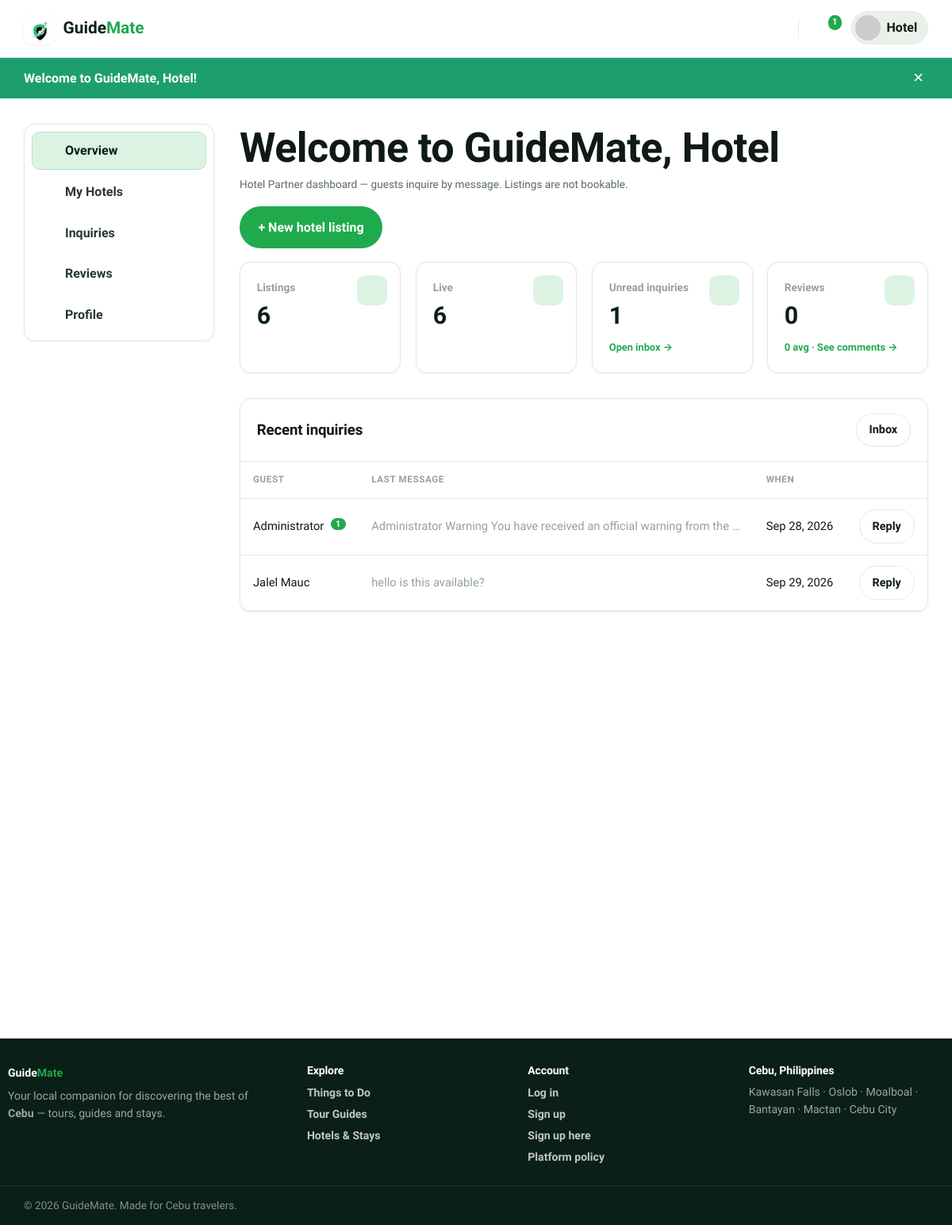
The app's page /public/dashboard (signed in) with its own data.
### tables this page shows
CREATE TABLE `users` (
  `id` int(10) UNSIGNED NOT NULL,
  `name` varchar(120) NOT NULL,
  `email` varchar(190) NOT NULL,
  `password` varchar(255) NOT NULL,
  `role` enum('admin','guide','tourist','rental_admin','hotel_admin') NOT NULL DEFAULT 'tourist',
  `phone` varchar(40) DEFAULT NULL,
  `avatar` varchar(255) DEFAULT NULL,
  `bio` text DEFAULT NULL,
  `location` varchar(120) DEFAULT NULL,
  `is_active` tinyint(1) NOT NULL DEFAULT 1,
  `suspension_reason` varchar(500) DEFAULT NULL,
  `suspended_at` timestamp NULL DEFAULT NULL,
  `guide_status` enum('none','pending','approved','rejected') NOT NULL DEFAULT 'none',
  `guide_review_note` varchar(500) DEFAULT NULL,
  `guide_reviewed_at` timestamp NULL DEFAULT NULL,
  `guide_warned` tinyint(1) NOT NULL DEFAULT 0,
  `guide_warning_note` varchar(500) DEFAULT NULL,
  `admin_totp_secret` varchar(64) DEFAULT NULL,
  `admin_totp_enabled` tinyint(1) NOT NULL DEFAULT 0,
  `created_at` timestamp NOT NULL DEFAULT current_timestamp(),
  `updated_at` timestamp NOT NULL DEFAULT current_timestamp() ON UPDATE current_timestamp(),
  `last_seen_at` timestamp NULL DEFAULT NULL,
  `last_login_at` timestamp NULL DEFAULT NULL,
  `oauth_provider` varchar(20) DEFAULT NULL,
  `oauth_id` varchar(191) DEFAULT NULL,
  `login_count` int(10) UNSIGNED NOT NULL DEFAULT 0
);

### app/Views/dashboard/hotel.php (the view, shortened to what the rows shown need)
<?php
$approved = array_filter($listings, fn($l) => $l['status'] === 'approved');
$status = (string) ($user['guide_status'] ?? 'none');
$isVerified = $status === 'approved';
$unread = (int) ($unread ?? 0);
$inquiries = $inquiries ?? [];
$reviewStats = $reviewStats ?? ['avg_rating' => 0, 'review_count' => 0];
?>
<div class="container">
    <div class="dash-layout">
        <?= \App\Core\View::partial('partials/dash-nav') ?>
        <div>
            <div class="section-head" style="margin-bottom:1rem;">
                <div>
                    <h1 class="mb-0"><?= !empty($isFirstLogin) ? 'Welcome to GuideMate' : 'Welcome back' ?>, <?= e(explode(' ', (string) $user['name'])[0]) ?></h1>
                    <p class="hint mb-0">Hotel Partner dashboard — guests inquire by message. Listings are not bookable.</p>
                </div>
                <?php if ($isVerified): ?>
                    <a href="<?= e(url('/dashboard/listings/create')) ?>" class="btn btn-primary">+ New hotel listing</a>
                <?php else: ?>
                    <a href="<?= e(url('/dashboard/verification')) ?>" class="btn btn-ghost"><?= admin_icon('guides', 16) ?>Verification</a>
                <?php endif; ?>
            </div>
            <div class="stat-grid">
                <div class="stat stat-ico-card"><span class="stat-ico"><?= admin_icon('listings', 18) ?></span><div class="label">Listings</div><div class="value"><?= count($listings) ?></div></div>
                <div class="stat stat-ico-card"><span class="stat-ico"><?= admin_icon('check-circle', 18) ?></span><div class="label">Live</div><div class="value"><?= count($approved) ?></div></div>
                <a href="<?= e(url('/messages')) ?>" class="stat stat-ico-card stat-clickable">
                    <span class="stat-ico"><?= admin_icon('messages', 18) ?></span>
                    <div class="label">Unread inquiries</div>
                    <div class="value"><?= $unread ?></div>
                    <div class="stat-action">Open inbox →</div>
                </a>
                <a href="<?= e(url('/dashboard/reviews')) ?>" class="stat stat-ico-card stat-clickable">
                    <span class="stat-ico"><?= admin_icon('feedback', 18) ?></span>
                    <div class="label">Reviews</div>
                    <div class="value"><?= (int) ($reviewStats['review_count'] ?? 0) ?></div>
                    <div class="stat-action"><?= e((string) ($reviewStats['avg_rating'] ?? 0)) ?> avg · See comments →</div>
                </a>
            </div>
            <div class="panel">
                <div class="panel-head"><h3>Recent inquiries</h3><a href="<?= e(url('/messages')) ?>" class="btn btn-ghost btn-sm">Inbox</a></div>
                <div class="panel-body" style="padding:0;overflow-x:auto;">
                    <?php if ($inquiries === []): ?>
                        <div class="empty-state" style="padding:2.5rem 1rem;"><p>No guest messages yet. Travelers reach you from your hotel listing.</p></div>
                    <?php else: ?>
                        <table class="table">
                            <thead><tr><th>Guest</th><th>Last message</th><th>When</th><th></th></tr></thead>
                            <tbody>
                            <?php foreach ($inquiries as $c): ?>
                                <?php
                                $snippet = trim(preg_replace('/\s+/', ' ', (string) ($c['last_body'] ?? '')) ?? '');
                                if (function_exists('mb_strlen') && mb_strlen($snippet) > 72) {
                                    $snippet = mb_substr($snippet, 0, 69) . '…';
                                } elseif (strlen($snippet) > 72) {
                                    $snippet = substr($snippet, 0, 69) . '…';
                                }
                                $unreadHere = (int) ($c['unread'] ?? 0);
                                ?>
                                <tr>
                                    <td>
                                        <?= e((string) $c['partner_name']) ?>
                                        <?php if ($unreadHere > 0): ?>
                                            <span class="badge"><?= $unreadHere ?></span>
                                        <?php endif; ?>
                                    </td>
                                    <td class="hint"><?= e($snippet !== '' ? $snippet : '—') ?></td>
                                    <td><?= !empty($c['last_at']) ? e(loc_date((string) $c['last_at'])) : '—' ?></td>
                                    <td><a class="btn btn-ghost btn-sm" href="<?= e(url('/messages/' . (int) $c['partner_id'])) ?>">Reply</a></td>
                                </tr>
                            <?php endforeach; ?>
                            </tbody>
                        </table>
                    <?php endif; ?>
                </div>
            </div>
        </div>
    </div>
</div>

### app/Core/Router.php (shortened to what the rows shown need)
<?php
final class Router
{
    private array $routes = [];
    private function add(string $method, string $pattern, array $handler, array $guards): void
    {
        $this->routes[] = [
            'method' => $method,
            'pattern' => $pattern,
            'handler' => $handler,
            'guards' => $guards,
        ];
    }
    public function dispatch(string $method, string $uri): void
    {
        $path = $this->normalize($uri);
        $method = strtoupper($method);
        foreach ($this->routes as $route) {
            if ($route['method'] !== $method) {
                continue;
            }
            $regex = $this->compile($route['pattern']);
            if (preg_match($regex, $path, $matches) === 1) {
                $params = array_filter($matches, 'is_string', ARRAY_FILTER_USE_KEY);
                $this->invoke($route['handler'], $params);
                return;
            }
        }
    }
    private function compile(string $pattern): string
    {
        $regex = preg_replace('#\{([a-zA-Z_][a-zA-Z0-9_]*)\}#', '(?P<$1>[^/]+)', $pattern);
        return '#^' . $regex . '$#';
    }
    private function normalize(string $uri): string
    {
        $path = parse_url($uri, PHP_URL_PATH) ?: '/';
        $base = App::basePath();
        if ($base !== '' && str_starts_with($path, $base)) {
            $path = substr($path, strlen($base));
        }
        $path = str_replace('/index.php', '', $path);
        $path = '/' . trim($path, '/');
        return $path === '/' ? '/' : rtrim($path, '/');
    }
    private function invoke(array $handler, array $params): void
    {
        [$class, $action] = $handler;
        $controller = new $class();
        $controller->{$action}(...array_values($params));
    }
}

### app/Views/layouts/main.php (shortened to what the rows shown need)
<?php
$user = auth_user();
$isGuide = ($user['role'] ?? null) === 'guide';
$current = parse_url($_SERVER['REQUEST_URI'] ?? '/', PHP_URL_PATH) ?: '/';
$base = \App\Core\App::basePath();
if ($base !== '' && str_starts_with($current, $base)) {
    $current = substr($current, strlen($base)) ?: '/';
}
$current = '/' . trim($current, '/');
$publicBrowse = $current === '/'
    || in_array($current, ['/listings', '/things-to-do', '/tour-guides', '/hotels'], true)
    || str_starts_with($current, '/listing/');
$isMessages = str_starts_with($current, '/messages');
$isDashboard = str_starts_with($current, '/dashboard') || str_starts_with($current, '/profile');
$hideFooter = $isMessages;
$guideWarned = $user && ($user['role'] ?? null) === 'guide' && \App\Models\User::isGuideWarned((int) $user['id']);
$headerUser = ($isGuide && $publicBrowse) ? null : $user;
$unread = 0;
if ($headerUser) {
    $unread = \App\Models\Message::unreadCount((int) $headerUser['id']);
}
$currentLocale = $_SESSION['_locale'] ?? 'en';
?>
<!DOCTYPE html>
<html lang="<?= e($currentLocale === 'tl' ? 'tl' : 'en') ?>">
<head>
    <link rel="stylesheet" href="<?= e(asset('css/style.css')) ?>">
</head>
<body class="<?= e(trim(($isMessages ? 'page-messages ' : '') . ($isDashboard ? 'page-dashboard ' : '') . ($hideFooter ? 'page-no-footer ' : '') . ($guideWarned ? 'guide-warned' : ''))) ?>">
<header class="site-header" id="siteHeader">
    <div class="container header-inner">
<?php if ($isGuide): ?>
            <span class="brand brand-static">
                <span class="brand-mark">◐</span>
                <span class="brand-text">Guide<strong>Mate</strong></span>
            </span>
        <?php else: ?>
            <a href="<?= e(url('/')) ?>" class="brand">
                <span class="brand-mark">◐</span>
                <span class="brand-text">Guide<strong>Mate</strong></span>
            </a>
        <?php endif; ?>
        <nav class="main-nav" id="mainNav">
            <?php if ($headerUser): ?>
                <a href="<?= e(url('/messages')) ?>" class="nav-icon" title="Messages" aria-label="Messages">
                    <?= admin_icon('messages', 22) ?><?php if ($unread > 0): ?><span class="badge"><?= (int) $unread ?></span><?php endif; ?>
                </a>
                <div class="nav-menu">
                    <button class="nav-avatar" id="userMenuBtn">
                        <img src="<?= e(img_src($headerUser['avatar'] ?? null, 'avatar' . $headerUser['id'])) ?>" alt="">
                        <span><?= e(explode(' ', (string) $headerUser['name'])[0]) ?></span>
                    </button>
                </div>
            <?php else: ?>
                <a href="<?= e(url('/login')) ?>" class="btn btn-ghost btn-sm">Log in</a>
                <a href="<?= e(url('/register')) ?>" class="btn btn-primary btn-sm">Sign up</a>
            <?php endif; ?>
        </nav>
    </div>
</header>
<?php foreach (['success' => 'flash-success', 'error' => 'flash-error', 'info' => 'flash-info'] as $key => $cls): ?>
    <?php if ($msg = flash($key)): ?>
        <div class="flash <?= $cls ?>" role="alert">
            <div class="container"><?= e($msg) ?><button class="flash-close" aria-label="Dismiss">&times;</button></div>
        </div>
    <?php endif; ?>
<?php endforeach; ?>
<main>
    <?= $content ?>
</main>
<?php if (!$hideFooter): ?>
<footer class="site-footer<?= $isDashboard ? ' site-footer--dash' : '' ?>">
    <div class="container footer-grid">
        <div>
            <?php if ($isGuide): ?>
                <span class="brand brand-static">
                    <span class="brand-mark">◐</span><span class="brand-text">Guide<strong>Mate</strong></span>
                </span>
            <?php else: ?>
                <a href="<?= e(url('/')) ?>" class="brand">
                    <span class="brand-mark">◐</span><span class="brand-text">Guide<strong>Mate</strong></span>
                </a>
            <?php endif; ?>
            <p class="footer-tag">Your local companion for discovering the best of <strong>Cebu</strong> — tours, guides and stays.</p>
        </div>
        <div>
            <h4>Explore</h4>
            <a href="<?= e(url('/things-to-do')) ?>">Things to Do</a>
            <a href="<?= e(url('/tour-guides')) ?>">Tour Guides</a>
            <a href="<?= e(url('/hotels')) ?>">Hotels &amp; Stays</a>
        </div>
        <div>
            <h4>Account</h4>
            <a href="<?= e(url('/login')) ?>">Log in</a>
            <a href="<?= e(url('/register')) ?>">Sign up</a>
            <a href="<?= e(url('/register?role=guide')) ?>">Sign up here</a>
            <a href="<?= e(url('/policy')) ?>">Platform policy</a>
        </div>
        <div>
            <h4>Cebu, Philippines</h4>
            <p class="footer-tag footer-locations">Kawasan Falls · Oslob · Moalboal · Bantayan · Mactan · Cebu City</p>
        </div>
    </div>
    <div class="footer-bottom">
        <div class="container">© <?= date('Y') ?> GuideMate. Made for Cebu travelers.</div>
    </div>
</footer>
<?php endif; ?>
</body>
</html>

### records on screen
users: role+name "Hotel", name "Hotel"
users: name "Administrator", unreadHere "1", snippet "Administrator Warning You have received an official warning from the …", last_at "Sep 28, 2026"
users: name "Jalel Mauc", snippet "hello is this available?", last_at "Sep 29, 2026"

### other values on screen
$unread "1"
$msg "Welcome to GuideMate, Hotel!"
count($approved) "6"
